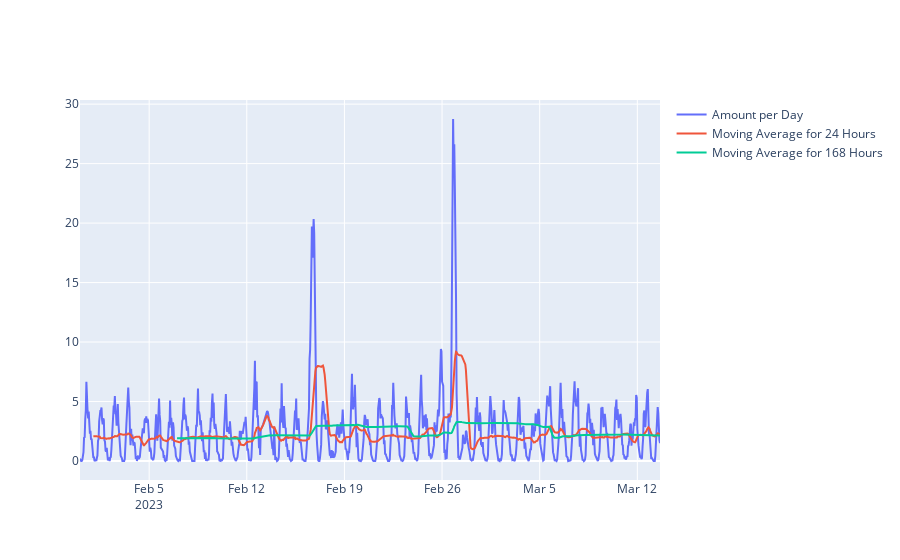

The code cell stored with this chart in its notebook:
### Code cell
#We investigate the possibility to get the running mean for a window of 30-60-90 days \
#in order to make the distribution of values more linear
#As you increase the windows the average become more and more linear
import plotly.graph_objects as go
col = site_df.columns[3]
print(col)

df_plt = site_df[col][1:1000].copy()
#df_plt = df_plt.set_index('datetime')
#df_plt.index =  pd.DatetimeIndex(df_plt.index)
#df_plt = df_plt[col].resample('H').mean()

DateMVA1 = df_plt.rolling(window=24).mean()
DateMVA2 = df_plt.rolling(window=168).mean()

fig = go.Figure()
fig.add_trace(go.Scatter(x=df_plt.index, y=df_plt.values,
                    mode='lines',
                    name='Amount per Day')
             )

fig.add_trace(go.Scatter(x=DateMVA1.index, y=DateMVA1.values,
                    mode='lines',
                    name='Moving Average for 24 Hours')
             )

fig.add_trace(go.Scatter(x=DateMVA2.index, y=DateMVA2.values,
                    mode='lines',
                    name='Moving Average for 168 Hours')
             )


fig.show()

### Figure 1 — Plotly figure (JSON) as saved in the notebook; plotly's stock layout.template omitted (floating-point values rounded to 4 significant figures; data arrays with more than 128 entries replaced by an {"elided": "..."} marker saying what was removed)
{"data": [{"mode": "lines", "name": "Amount per Day", "type": "scatter", "x": {"elided": "999 str values"}, "y": {"elided": "999 float values"}}, {"mode": "lines", "name": "Moving Average for 24 Hours", "type": "scatter", "x": {"elided": "999 str values"}, "y": {"elided": "999 float values"}}, {"mode": "lines", "name": "Moving Average for 168 Hours", "type": "scatter", "x": {"elided": "999 str values"}, "y": {"elided": "999 float values"}}], "layout": {}}
